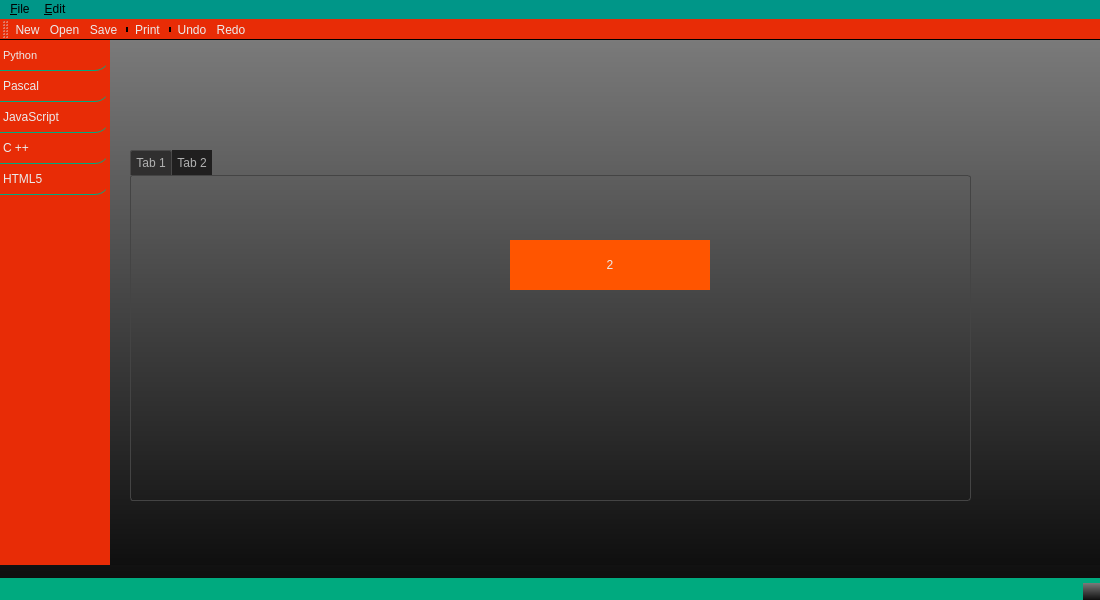
<?xml version="1.0" encoding="UTF-8"?>
<ui version="4.0">
 <class>MainWindow</class>
 <widget class="QMainWindow" name="MainWindow">
  <property name="windowModality">
   <enum>Qt::NonModal</enum>
  </property>
  <property name="enabled">
   <bool>true</bool>
  </property>
  <property name="geometry">
   <rect>
    <x>0</x>
    <y>0</y>
    <width>1100</width>
    <height>600</height>
   </rect>
  </property>
  <property name="font">
   <font>
    <family>Centaur</family>
    <weight>50</weight>
    <italic>false</italic>
    <bold>false</bold>
   </font>
  </property>
  <property name="windowTitle">
   <string>MainWindow</string>
  </property>
  <property name="windowIcon">
   <iconset resource="images.qrc">
    <normaloff>:/newPrefix/Images/pyt.ico</normaloff>:/newPrefix/Images/pyt.ico</iconset>
  </property>
  <property name="toolTipDuration">
   <number>-3</number>
  </property>
  <property name="autoFillBackground">
   <bool>false</bool>
  </property>
  <property name="styleSheet">
   <string notr="true">QWidget{
	border: 0px solid #0F0F0F; 
	background-color: QLinearGradient( x1: 0, y1: 0, x2: 0, y2: 1, stop: 0 #7A7A7A, stop: 1 #0F0F0F); 
	color: #EBEBEB;
}

/* _______________*_ MenuBar_*_________________*/
QMenuBar{	
	background-color: #009688;
	color: black;
}
QMenuBar::item:selected {    
	 background-color:rgb(60, 181, 141) ;
}

/* _______________*_ Menu_*_________________*/
QMenu {
    background-color: QLinearGradient( x1: 0, y1: 0, x2: 0, y2: 1, stop: 0 #7A7A7A, stop: 1 #0F0F0F);   
    margin: 2px;
}
QMenu::item {
    background-color: transparent;
}
/*QMenu::separator {
	height: 1px;
    background-color:  rgb(255, 0, 127);
}*/
QMenu::item:selected { 
    background-color: rgb(60, 181, 141);
    color: rgb(255,255,255);
}
/* ______________________Tool Bar______________________*/
QToolBar{
	background-color: rgb(232, 44, 6);
	border-bottom: 1px solid #000000;
}
QToolBar::item{
	background-color: black;
	/*padding: 25px;*/
}
QToolButton {
	background-color: none;
}
QToolButton:hover{
	background-color: rgb(45, 102, 83);
}
QToolButton:pressed{
	background-color: rgb(255, 255, 255);
}
/*QToolButton:checked:pressed {
	background-color: white;
}*/

/*________________________Status Bar_____________________*/
QStatusBar{
	background-color:  rgb(0, 170, 127);
}









</string>
  </property>
  <property name="iconSize">
   <size>
    <width>300</width>
    <height>300</height>
   </size>
  </property>
  <property name="toolButtonStyle">
   <enum>Qt::ToolButtonTextUnderIcon</enum>
  </property>
  <property name="documentMode">
   <bool>false</bool>
  </property>
  <property name="tabShape">
   <enum>QTabWidget::Rounded</enum>
  </property>
  <property name="dockNestingEnabled">
   <bool>false</bool>
  </property>
  <property name="dockOptions">
   <set>QMainWindow::AllowTabbedDocks|QMainWindow::AnimatedDocks</set>
  </property>
  <property name="unifiedTitleAndToolBarOnMac">
   <bool>false</bool>
  </property>
  <widget class="QWidget" name="centralwidget">
   <widget class="QListWidget" name="listWidget">
    <property name="geometry">
     <rect>
      <x>0</x>
      <y>0</y>
      <width>110</width>
      <height>525</height>
     </rect>
    </property>
    <property name="styleSheet">
     <string notr="true">QListWidget{
	font: 75 8pt &quot;Courier&quot;;
    background-color: rgb(232, 44, 6);
	selection-color: rgb(0, 255, 255);
	/*border-right: 5px double #00aa7f;*/
	/*border-top: 5px double #00aa7f;*/
	background-image: url(:/newPrefix/Images/111.png);
}
QListWidget::item{
	border-top-left-radius: 15px;
    border-bottom-right-radius: 15px;
	border-bottom: 1px solid #00aa7f;
	height: 30px;
	/*border: 0.1 solid transparent;*/
}
QListWidget::item:hover{
	margin-right:1px;
	margin-bottom:1px;
	background-color: rgb(45, 102, 83);
}
QListWidget::item:selected{
	background-color: rgb(255, 16, 52);
	transform: translate(50px, 100px);
	height: 39px;
}</string>
    </property>
    <item>
     <property name="text">
      <string>Python</string>
     </property>
     <property name="toolTip">
      <string>Calcul Plancher</string>
     </property>
     <property name="statusTip">
      <string>this is calculat the Placher</string>
     </property>
     <property name="font">
      <font>
       <pointsize>8</pointsize>
      </font>
     </property>
    </item>
    <item>
     <property name="text">
      <string>Pascal</string>
     </property>
    </item>
    <item>
     <property name="text">
      <string>JavaScript</string>
     </property>
    </item>
    <item>
     <property name="text">
      <string>C ++</string>
     </property>
    </item>
    <item>
     <property name="text">
      <string>HTML5</string>
     </property>
    </item>
   </widget>
   <widget class="QStackedWidget" name="stackedWidget">
    <property name="geometry">
     <rect>
      <x>110</x>
      <y>0</y>
      <width>990</width>
      <height>525</height>
     </rect>
    </property>
    <property name="styleSheet">
     <string notr="true">QStackedWidget QWidget#page{
	image: url(:/newPrefix/Images/0.png);
}
QStackedWidget QWidget#page_2{
	image: url(:/newPrefix/Images/0.png);
}
QStackedWidget QWidget#page_3{
	image: url(:/newPrefix/Images/0.png);
}
QStackedWidget QWidget {
	font: 8pt &quot;Courier New&quot;;
}</string>
    </property>
    <property name="inputMethodHints">
     <set>Qt::ImhNone</set>
    </property>
    <property name="frameShape">
     <enum>QFrame::NoFrame</enum>
    </property>
    <property name="currentIndex">
     <number>1</number>
    </property>
    <widget class="QWidget" name="page">
     <widget class="QTabWidget" name="tabWidget">
      <property name="geometry">
       <rect>
        <x>0</x>
        <y>0</y>
        <width>961</width>
        <height>521</height>
       </rect>
      </property>
      <property name="styleSheet">
       <string notr="true">QTabWidget QWidget{
	background-color: transparent;
}

QTabWidget::pane {
	border: 1px solid #444;
    border-radius: 3px;
    padding: 3px;
}

QTabBar
{
    qproperty-drawBase: 0;
    left: 5px; /* move to the right by 5px */
}

QTabBar:focus
{
    border: 0px transparent black;
}

QTabBar::close-button  {
    background: transparent;
}

QTabBar::close-button:hover
{
    image: url(:/dark_blue/img/close-hover.png);
    background: transparent;
}

QTabBar::close-button:pressed {
    image: url(:/dark_blue/img/close-pressed.png);
    background: transparent;
}

/* TOP TABS */
QTabBar::tab:top {
    color: #b1b1b1;
    border: 1px solid #4A4949;
    border-bottom: 1px transparent black;
    background-color: #302F2F;
    padding: 5px;
    border-top-left-radius: 2px;
    border-top-right-radius: 2px;
}

QTabBar::tab:top:!selected
{
    color: #b1b1b1;
    background-color: #201F1F;
    border: 1px transparent #4A4949;
    border-bottom: 1px transparent #4A4949;
    border-top-left-radius: 0px;
    border-top-right-radius: 0px;
}

QTabBar::tab:top:!selected:hover {
    background-color: #48576b;
}

/* BOTTOM TABS */
QTabBar::tab:bottom {
    color: #b1b1b1;
    border: 1px solid #4A4949;
    border-top: 1px transparent black;
    background-color: #302F2F;
    padding: 5px;
    border-bottom-left-radius: 2px;
    border-bottom-right-radius: 2px;
}

QTabBar::tab:bottom:!selected
{
    color: #b1b1b1;
    background-color: #201F1F;
    border: 1px transparent #4A4949;
    border-top: 1px transparent #4A4949;
    border-bottom-left-radius: 0px;
    border-bottom-right-radius: 0px;
}

QTabBar::tab:bottom:!selected:hover {
    background-color: #78879b;
}

/* LEFT TABS */
QTabBar::tab:left {
    color: #b1b1b1;
    border: 1px solid #4A4949;
    border-left: 1px transparent black;
    background-color: #302F2F;
    padding: 5px;
    border-top-right-radius: 2px;
    border-bottom-right-radius: 2px;
}

QTabBar::tab:left:!selected
{
    color: #b1b1b1;
    background-color: #201F1F;
    border: 1px transparent #4A4949;
    border-right: 1px transparent #4A4949;
    border-top-right-radius: 0px;
    border-bottom-right-radius: 0px;
}

QTabBar::tab:left:!selected:hover {
    background-color: #48576b;
}


/* RIGHT TABS */
QTabBar::tab:right {
    color: #b1b1b1;
    border: 1px solid #4A4949;
    border-right: 1px transparent black;
    background-color: #302F2F;
    padding: 5px;
    border-top-left-radius: 2px;
    border-bottom-left-radius: 2px;
}

QTabBar::tab:right:!selected
{
    color: #b1b1b1;
    background-color: #201F1F;
    border: 1px transparent #4A4949;
    border-right: 1px transparent #4A4949;
    border-top-left-radius: 0px;
    border-bottom-left-radius: 0px;
}

QTabBar::tab:right:!selected:hover {
    background-color: #48576b;
}

QTabBar QToolButton::right-arrow:enabled {
     image: url(:/dark_blue/img/right_arrow.png);
 }

 QTabBar QToolButton::left-arrow:enabled {
     image: url(:/dark_blue/img/left_arrow.png);
 }

QTabBar QToolButton::right-arrow:disabled {
     image: url(:/dark_blue/img/right_arrow_disabled.png);
 }

 QTabBar QToolButton::left-arrow:disabled {
     image: url(:/dark_blue/img/left_arrow_disabled.png);
 }

</string>
      </property>
      <property name="currentIndex">
       <number>0</number>
      </property>
      <widget class="QWidget" name="tab">
       <attribute name="title">
        <string>Tab 1</string>
       </attribute>
       <widget class="QPushButton" name="pushButton_2">
        <property name="geometry">
         <rect>
          <x>30</x>
          <y>30</y>
          <width>131</width>
          <height>41</height>
         </rect>
        </property>
        <property name="styleSheet">
         <string notr="true">QPushButton{
	background-color: rgb(255, 85, 0);
}
QPushButton:pressed{
   transform: translate(-15%,-15%);
   background-color: rgb(255, 170, 0);
   border-color: rgb(128, 128, 128);
   color:black;
}</string>
        </property>
        <property name="text">
         <string>PushButton</string>
        </property>
       </widget>
       <widget class="QLabel" name="label_2">
        <property name="geometry">
         <rect>
          <x>420</x>
          <y>190</y>
          <width>200</width>
          <height>50</height>
         </rect>
        </property>
        <property name="font">
         <font>
          <family>Courier New</family>
          <pointsize>8</pointsize>
          <weight>50</weight>
          <italic>false</italic>
          <bold>false</bold>
         </font>
        </property>
        <property name="styleSheet">
         <string notr="true">color: rgb(255, 255, 255);
background-color: rgb(255, 85, 0);</string>
        </property>
        <property name="text">
         <string>1</string>
        </property>
        <property name="alignment">
         <set>Qt::AlignCenter</set>
        </property>
       </widget>
      </widget>
      <widget class="QWidget" name="tab_2">
       <attribute name="title">
        <string>Tab 2</string>
       </attribute>
      </widget>
      <widget class="QWidget" name="tab_3">
       <attribute name="title">
        <string>Page</string>
       </attribute>
      </widget>
     </widget>
    </widget>
    <widget class="QWidget" name="page_2">
     <widget class="QLabel" name="label">
      <property name="geometry">
       <rect>
        <x>400</x>
        <y>200</y>
        <width>200</width>
        <height>50</height>
       </rect>
      </property>
      <property name="styleSheet">
       <string notr="true">background-color: rgb(255, 85, 0);</string>
      </property>
      <property name="text">
       <string>2</string>
      </property>
      <property name="alignment">
       <set>Qt::AlignCenter</set>
      </property>
     </widget>
     <widget class="QTabWidget" name="tabWidget_2">
      <property name="geometry">
       <rect>
        <x>20</x>
        <y>110</y>
        <width>841</width>
        <height>351</height>
       </rect>
      </property>
      <property name="styleSheet">
       <string notr="true">QTabWidget QWidget{
	background-color: transparent;
}

QTabWidget::pane {
	border: 1px solid #444;
    border-radius: 3px;
    padding: 3px;
}

QTabBar
{
    qproperty-drawBase: 0;
    left: 5px; /* move to the right by 5px */
}

QTabBar:focus
{
    border: 0px transparent black;
}

QTabBar::close-button  {
    background: transparent;
}

QTabBar::close-button:hover
{
    image: url(:/dark_blue/img/close-hover.png);
    background: transparent;
}

QTabBar::close-button:pressed {
    image: url(:/dark_blue/img/close-pressed.png);
    background: transparent;
}

/* TOP TABS */
QTabBar::tab:top {
    color: #b1b1b1;
    border: 1px solid #4A4949;
    border-bottom: 1px transparent black;
    background-color: #302F2F;
    padding: 5px;
    border-top-left-radius: 2px;
    border-top-right-radius: 2px;
}

QTabBar::tab:top:!selected
{
    color: #b1b1b1;
    background-color: #201F1F;
    border: 1px transparent #4A4949;
    border-bottom: 1px transparent #4A4949;
    border-top-left-radius: 0px;
    border-top-right-radius: 0px;
}

QTabBar::tab:top:!selected:hover {
    background-color: #48576b;
}

/* BOTTOM TABS */
QTabBar::tab:bottom {
    color: #b1b1b1;
    border: 1px solid #4A4949;
    border-top: 1px transparent black;
    background-color: #302F2F;
    padding: 5px;
    border-bottom-left-radius: 2px;
    border-bottom-right-radius: 2px;
}

QTabBar::tab:bottom:!selected
{
    color: #b1b1b1;
    background-color: #201F1F;
    border: 1px transparent #4A4949;
    border-top: 1px transparent #4A4949;
    border-bottom-left-radius: 0px;
    border-bottom-right-radius: 0px;
}

QTabBar::tab:bottom:!selected:hover {
    background-color: #78879b;
}

/* LEFT TABS */
QTabBar::tab:left {
    color: #b1b1b1;
    border: 1px solid #4A4949;
    border-left: 1px transparent black;
    background-color: #302F2F;
    padding: 5px;
    border-top-right-radius: 2px;
    border-bottom-right-radius: 2px;
}

QTabBar::tab:left:!selected
{
    color: #b1b1b1;
    background-color: #201F1F;
    border: 1px transparent #4A4949;
    border-right: 1px transparent #4A4949;
    border-top-right-radius: 0px;
    border-bottom-right-radius: 0px;
}

QTabBar::tab:left:!selected:hover {
    background-color: #48576b;
}


/* RIGHT TABS */
QTabBar::tab:right {
    color: #b1b1b1;
    border: 1px solid #4A4949;
    border-right: 1px transparent black;
    background-color: #302F2F;
    padding: 5px;
    border-top-left-radius: 2px;
    border-bottom-left-radius: 2px;
}

QTabBar::tab:right:!selected
{
    color: #b1b1b1;
    background-color: #201F1F;
    border: 1px transparent #4A4949;
    border-right: 1px transparent #4A4949;
    border-top-left-radius: 0px;
    border-bottom-left-radius: 0px;
}

QTabBar::tab:right:!selected:hover {
    background-color: #48576b;
}

QTabBar QToolButton::right-arrow:enabled {
     image: url(:/dark_blue/img/right_arrow.png);
 }

 QTabBar QToolButton::left-arrow:enabled {
     image: url(:/dark_blue/img/left_arrow.png);
 }

QTabBar QToolButton::right-arrow:disabled {
     image: url(:/dark_blue/img/right_arrow_disabled.png);
 }

 QTabBar QToolButton::left-arrow:disabled {
     image: url(:/dark_blue/img/left_arrow_disabled.png);
 }

</string>
      </property>
      <widget class="QWidget" name="tab_4">
       <attribute name="title">
        <string>Tab 1</string>
       </attribute>
      </widget>
      <widget class="QWidget" name="tab_5">
       <attribute name="title">
        <string>Tab 2</string>
       </attribute>
      </widget>
     </widget>
     <zorder>tabWidget_2</zorder>
     <zorder>label</zorder>
    </widget>
    <widget class="QWidget" name="page_3">
     <widget class="QLabel" name="label_3">
      <property name="geometry">
       <rect>
        <x>400</x>
        <y>200</y>
        <width>200</width>
        <height>50</height>
       </rect>
      </property>
      <property name="styleSheet">
       <string notr="true">background-color: rgb(255, 85, 0);</string>
      </property>
      <property name="text">
       <string>3</string>
      </property>
      <property name="alignment">
       <set>Qt::AlignCenter</set>
      </property>
     </widget>
    </widget>
   </widget>
   <zorder>stackedWidget</zorder>
   <zorder>listWidget</zorder>
  </widget>
  <widget class="QMenuBar" name="menubar">
   <property name="geometry">
    <rect>
     <x>0</x>
     <y>0</y>
     <width>1100</width>
     <height>21</height>
    </rect>
   </property>
   <property name="tabletTracking">
    <bool>false</bool>
   </property>
   <property name="layoutDirection">
    <enum>Qt::LeftToRight</enum>
   </property>
   <property name="autoFillBackground">
    <bool>false</bool>
   </property>
   <property name="styleSheet">
    <string notr="true"/>
   </property>
   <property name="defaultUp">
    <bool>false</bool>
   </property>
   <property name="nativeMenuBar">
    <bool>true</bool>
   </property>
   <widget class="QMenu" name="menuFile">
    <property name="title">
     <string>&amp;File</string>
    </property>
    <addaction name="actionNew"/>
    <addaction name="actionOpen"/>
    <addaction name="actionOpen_folder"/>
    <addaction name="separator"/>
    <addaction name="actionSave"/>
    <addaction name="actionSave_As"/>
    <addaction name="separator"/>
    <addaction name="actionPrint"/>
    <addaction name="separator"/>
    <addaction name="actionExit"/>
   </widget>
   <widget class="QMenu" name="menuEdit">
    <property name="title">
     <string>&amp;Edit</string>
    </property>
    <addaction name="actionUndo_Typing"/>
    <addaction name="actionRedo"/>
    <addaction name="separator"/>
    <addaction name="actionCut"/>
    <addaction name="actionCopy"/>
    <addaction name="actionPast"/>
    <addaction name="actionDelete"/>
    <addaction name="actionSelect_All"/>
   </widget>
   <addaction name="menuFile"/>
   <addaction name="menuEdit"/>
  </widget>
  <widget class="QStatusBar" name="statusbar"/>
  <widget class="QToolBar" name="toolBar">
   <property name="enabled">
    <bool>true</bool>
   </property>
   <property name="mouseTracking">
    <bool>false</bool>
   </property>
   <property name="acceptDrops">
    <bool>false</bool>
   </property>
   <property name="windowTitle">
    <string>toolBar</string>
   </property>
   <property name="toolTip">
    <string/>
   </property>
   <property name="statusTip">
    <string>Thes is tool bar </string>
   </property>
   <property name="layoutDirection">
    <enum>Qt::LeftToRight</enum>
   </property>
   <property name="autoFillBackground">
    <bool>false</bool>
   </property>
   <property name="styleSheet">
    <string notr="true"/>
   </property>
   <property name="movable">
    <bool>true</bool>
   </property>
   <property name="orientation">
    <enum>Qt::Horizontal</enum>
   </property>
   <property name="iconSize">
    <size>
     <width>30</width>
     <height>30</height>
    </size>
   </property>
   <property name="toolButtonStyle">
    <enum>Qt::ToolButtonIconOnly</enum>
   </property>
   <property name="floatable">
    <bool>false</bool>
   </property>
   <attribute name="toolBarArea">
    <enum>TopToolBarArea</enum>
   </attribute>
   <attribute name="toolBarBreak">
    <bool>false</bool>
   </attribute>
   <addaction name="actionNew"/>
   <addaction name="actionOpen"/>
   <addaction name="actionSave"/>
   <addaction name="separator"/>
   <addaction name="actionPrint"/>
   <addaction name="separator"/>
   <addaction name="actionUndo_Typing"/>
   <addaction name="actionRedo"/>
  </widget>
  <action name="actionNew">
   <property name="checkable">
    <bool>false</bool>
   </property>
   <property name="icon">
    <iconset resource="images.qrc">
     <normaloff>:/newPrefix/Images/filenew.png</normaloff>:/newPrefix/Images/filenew.png</iconset>
   </property>
   <property name="text">
    <string>New...</string>
   </property>
   <property name="statusTip">
    <string>open new file</string>
   </property>
   <property name="whatsThis">
    <string/>
   </property>
   <property name="shortcut">
    <string>Ctrl+N</string>
   </property>
   <property name="shortcutContext">
    <enum>Qt::WindowShortcut</enum>
   </property>
   <property name="shortcutVisibleInContextMenu">
    <bool>false</bool>
   </property>
  </action>
  <action name="actionOpen">
   <property name="icon">
    <iconset resource="images.qrc">
     <normaloff>:/newPrefix/Images/fileopen.png</normaloff>:/newPrefix/Images/fileopen.png</iconset>
   </property>
   <property name="text">
    <string>Open...</string>
   </property>
   <property name="statusTip">
    <string>open file</string>
   </property>
   <property name="shortcut">
    <string>Ctrl+O</string>
   </property>
  </action>
  <action name="actionSave">
   <property name="icon">
    <iconset resource="images.qrc">
     <normaloff>:/newPrefix/Images/filesave.png</normaloff>:/newPrefix/Images/filesave.png</iconset>
   </property>
   <property name="text">
    <string>Save</string>
   </property>
   <property name="shortcut">
    <string>Ctrl+S</string>
   </property>
  </action>
  <action name="actionSave_As">
   <property name="icon">
    <iconset resource="images.qrc">
     <normaloff>:/newPrefix/Images/stock_save-as.png</normaloff>:/newPrefix/Images/stock_save-as.png</iconset>
   </property>
   <property name="text">
    <string>Save As....</string>
   </property>
   <property name="shortcut">
    <string>Ctrl+Shift+S</string>
   </property>
  </action>
  <action name="actionPrint">
   <property name="icon">
    <iconset resource="images.qrc">
     <normaloff>:/newPrefix/Images/Printer.png</normaloff>:/newPrefix/Images/Printer.png</iconset>
   </property>
   <property name="text">
    <string>Print...</string>
   </property>
   <property name="shortcut">
    <string>Ctrl+P</string>
   </property>
  </action>
  <action name="actionExit">
   <property name="icon">
    <iconset resource="images.qrc">
     <normaloff>:/newPrefix/Images/editdelete.png</normaloff>:/newPrefix/Images/editdelete.png</iconset>
   </property>
   <property name="text">
    <string>Exit</string>
   </property>
   <property name="shortcut">
    <string>Ctrl+Q</string>
   </property>
  </action>
  <action name="actionUndo_Typing">
   <property name="checkable">
    <bool>false</bool>
   </property>
   <property name="icon">
    <iconset resource="images.qrc">
     <normaloff>:/newPrefix/Images/undo.png</normaloff>:/newPrefix/Images/undo.png</iconset>
   </property>
   <property name="text">
    <string>Undo </string>
   </property>
   <property name="shortcut">
    <string>Ctrl+Z</string>
   </property>
  </action>
  <action name="actionCut">
   <property name="icon">
    <iconset resource="images.qrc">
     <normaloff>:/newPrefix/Images/editcut.png</normaloff>:/newPrefix/Images/editcut.png</iconset>
   </property>
   <property name="text">
    <string>Cut</string>
   </property>
   <property name="shortcut">
    <string>Ctrl+X</string>
   </property>
  </action>
  <action name="actionCopy">
   <property name="icon">
    <iconset resource="images.qrc">
     <normaloff>:/newPrefix/Images/edit-copy.png</normaloff>:/newPrefix/Images/edit-copy.png</iconset>
   </property>
   <property name="text">
    <string>Copy</string>
   </property>
   <property name="shortcut">
    <string>Ctrl+C</string>
   </property>
  </action>
  <action name="actionPast">
   <property name="icon">
    <iconset resource="images.qrc">
     <normaloff>:/newPrefix/Images/editpaste.png</normaloff>:/newPrefix/Images/editpaste.png</iconset>
   </property>
   <property name="text">
    <string>Past</string>
   </property>
   <property name="shortcut">
    <string>Ctrl+V</string>
   </property>
  </action>
  <action name="actionDelete">
   <property name="icon">
    <iconset resource="images.qrc">
     <normaloff>:/newPrefix/Images/Delete.png</normaloff>:/newPrefix/Images/Delete.png</iconset>
   </property>
   <property name="text">
    <string>Delete</string>
   </property>
   <property name="shortcut">
    <string>Del</string>
   </property>
  </action>
  <action name="actionSelect_All">
   <property name="text">
    <string>Select All</string>
   </property>
   <property name="shortcut">
    <string>Ctrl+A</string>
   </property>
  </action>
  <action name="actionRedo">
   <property name="icon">
    <iconset resource="images.qrc">
     <normaloff>:/newPrefix/Images/edit-redo.png</normaloff>:/newPrefix/Images/edit-redo.png</iconset>
   </property>
   <property name="text">
    <string>Redo</string>
   </property>
   <property name="shortcut">
    <string>Ctrl+Y</string>
   </property>
  </action>
  <action name="actionOpen_folder">
   <property name="icon">
    <iconset resource="images.qrc">
     <normaloff>:/newPrefix/Images/archive-insert-directory.png</normaloff>:/newPrefix/Images/archive-insert-directory.png</iconset>
   </property>
   <property name="text">
    <string>Open Folder</string>
   </property>
   <property name="shortcut">
    <string>Ctrl+Shift+O</string>
   </property>
  </action>
 </widget>
 <resources>
  <include location="images.qrc"/>
 </resources>
 <connections>
  <connection>
   <sender>listWidget</sender>
   <signal>currentRowChanged(int)</signal>
   <receiver>stackedWidget</receiver>
   <slot>setCurrentIndex(int)</slot>
   <hints>
    <hint type="sourcelabel">
     <x>92</x>
     <y>76</y>
    </hint>
    <hint type="destinationlabel">
     <x>142</x>
     <y>95</y>
    </hint>
   </hints>
  </connection>
 </connections>
</ui>
